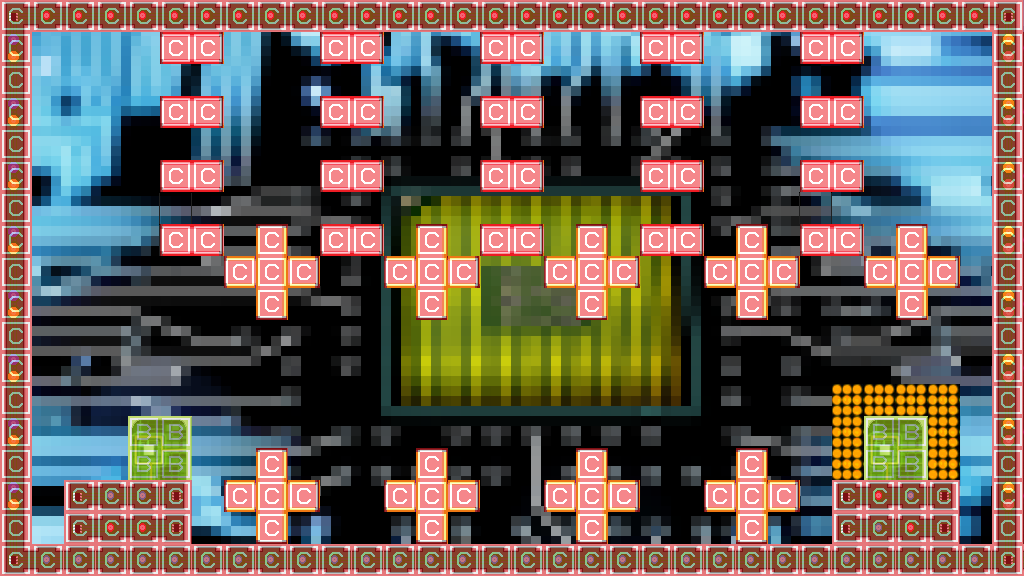

Below is a game level as drawn by its tile map, then a one-line description and the .tmx file that defines it, in full:
An orthogonal 32x18 tile map with 32x32 px tiles, 4 tile layers (parallax, back, front, collision), 2 tilesets and 1 object.

<map version="1.0" orientation="orthogonal" width="32" height="18" tilewidth="32" tileheight="32">
 <tileset firstgid="1" name="tilesetCollision" tilewidth="32" tileheight="32">
  <image source="../bitmaps/tilesetCollision.png" width="64" height="32" />
 </tileset>
 <tileset firstgid="3" name="tileset" tilewidth="32" tileheight="32">
  <image source="../bitmaps/tileset.png" width="1024" height="2528" />
 </tileset>
 <layer name="parallax" width="32" height="18">
  <data encoding="csv">
259,260,261,262,263,264,265,266,267,268,269,270,271,272,273,274,275,276,277,278,279,280,281,282,283,284,285,286,287,288,289,290,
291,292,293,294,295,296,297,298,299,300,301,302,303,304,305,306,307,308,309,310,311,312,313,314,315,316,317,318,319,320,321,322,
323,324,325,326,327,328,329,330,331,332,333,334,335,336,337,338,339,340,341,342,343,344,345,346,347,348,349,350,351,352,353,354,
355,356,357,358,359,360,361,362,363,364,365,366,367,368,369,370,371,372,373,374,375,376,377,378,379,380,381,382,383,384,385,386,
387,388,389,390,391,392,393,394,395,396,397,398,399,400,401,402,403,404,405,406,407,408,409,410,411,412,413,414,415,416,417,418,
419,420,421,422,423,424,425,426,427,428,429,430,431,432,433,434,435,436,437,438,439,440,441,442,443,444,445,446,447,448,449,450,
451,452,453,454,455,456,457,458,459,460,461,462,463,464,465,466,467,468,469,470,471,472,473,474,475,476,477,478,479,480,481,482,
483,484,485,486,487,488,489,490,491,492,493,494,495,496,497,498,499,500,501,502,503,504,505,506,507,508,509,510,511,512,513,514,
515,516,517,518,519,520,521,522,523,524,525,526,527,528,529,530,531,532,533,534,535,536,537,538,539,540,541,542,543,544,545,546,
547,548,549,550,551,552,553,554,555,556,557,558,559,560,561,562,563,564,565,566,567,568,569,570,571,572,573,574,575,576,577,578,
579,580,581,582,583,584,585,586,587,588,589,590,591,592,593,594,595,596,597,598,599,600,601,602,603,604,605,606,607,608,609,610,
611,612,613,614,615,616,617,618,619,620,621,622,623,624,625,626,627,628,629,630,631,632,633,634,635,636,637,638,639,640,641,642,
643,644,645,646,647,648,649,650,651,652,653,654,655,656,657,658,659,660,661,662,663,664,665,666,667,668,669,670,671,672,673,674,
675,676,677,678,679,680,681,682,683,684,685,686,687,688,689,690,691,692,693,694,695,696,697,698,699,700,701,702,703,704,705,706,
707,708,709,710,711,712,713,714,715,716,717,718,719,720,721,722,723,724,725,726,727,728,729,730,731,732,733,734,735,736,737,738,
739,740,741,742,743,744,745,746,747,748,749,750,751,752,753,754,755,756,757,758,759,760,761,762,763,764,765,766,767,768,769,770,
771,772,773,774,775,776,777,778,779,780,781,782,783,784,785,786,787,788,789,790,791,792,793,794,795,796,797,798,799,800,801,802,
803,804,805,806,807,808,809,810,811,812,813,814,815,816,817,818,819,820,821,822,823,824,825,826,827,828,829,830,831,832,833,834
</data>
 </layer>
 <layer name="back" width="32" height="18">
  <data encoding="csv">
0,0,0,0,0,0,0,0,0,0,0,0,0,0,0,0,0,0,0,0,0,0,0,0,0,0,0,0,0,0,0,0,
0,0,0,0,0,0,0,0,0,0,0,0,0,0,0,0,0,0,0,0,0,0,0,0,0,0,0,0,0,0,0,0,
0,0,0,0,0,0,0,0,0,0,0,0,0,0,0,0,0,0,0,0,0,0,0,0,0,0,0,0,0,0,0,0,
0,0,0,0,0,0,0,0,0,0,0,0,0,0,0,0,0,0,0,0,0,0,0,0,0,0,0,0,0,0,0,0,
0,0,0,0,0,0,0,0,0,0,0,0,0,0,0,0,0,0,0,0,0,0,0,0,0,0,0,0,0,0,0,0,
0,0,0,0,0,0,0,0,0,0,0,0,0,0,0,0,0,0,0,0,0,0,0,0,0,0,0,0,0,0,0,0,
0,0,0,0,6,6,0,0,0,0,0,0,0,0,0,0,0,0,0,0,0,0,0,0,6,6,0,0,0,0,0,0,
0,0,0,0,6,6,0,0,0,0,0,0,0,0,0,0,0,0,0,0,0,0,0,0,0,6,0,0,0,0,0,0,
0,0,0,0,0,0,0,0,0,0,0,0,0,0,0,0,0,0,0,0,0,0,0,0,0,0,0,0,0,0,0,0,
0,0,0,0,0,0,0,0,0,0,0,0,0,0,0,0,0,0,0,0,0,0,0,0,0,0,0,0,0,0,0,0,
0,0,0,0,0,0,0,0,0,0,0,0,0,0,0,0,0,0,0,0,0,0,0,0,0,0,0,0,0,0,0,0,
0,0,0,0,0,0,0,0,0,0,0,0,0,0,0,0,0,0,0,0,0,0,0,0,0,0,0,0,0,0,0,0,
0,0,0,0,0,0,0,0,0,0,0,0,0,0,0,0,0,0,0,0,0,0,0,0,0,0,136,136,136,136,0,0,
0,0,0,0,107,108,0,0,0,0,0,0,0,0,0,0,0,0,0,0,0,0,0,0,0,0,136,107,108,136,0,0,
0,0,0,0,139,140,0,0,0,0,0,0,0,0,0,0,0,0,0,0,0,0,0,0,0,0,136,139,140,136,0,0,
0,0,0,0,0,0,0,0,0,0,0,0,0,0,0,0,0,0,0,0,0,0,0,0,0,0,0,0,0,0,0,0,
0,0,0,0,0,0,0,0,0,0,0,0,0,0,0,0,0,0,0,0,0,0,0,0,0,0,0,0,0,0,0,0,
0,0,0,0,0,0,0,0,0,0,0,0,0,0,0,0,0,0,0,0,0,0,0,0,0,0,0,0,0,0,0,0
</data>
 </layer>
 <layer name="front" width="32" height="18">
  <data encoding="csv">
36,4,4,4,4,4,4,4,4,4,4,4,4,4,4,4,4,4,4,4,4,4,4,4,4,4,4,4,4,4,4,37,
133,0,0,0,0,198,199,0,0,0,198,199,0,0,0,198,199,0,0,0,198,199,0,0,0,198,199,0,0,0,0,134,
101,0,0,0,0,0,0,0,0,0,0,0,0,0,0,0,0,0,0,0,0,0,0,0,0,0,0,0,0,0,0,102,
133,0,0,0,0,198,199,0,0,0,198,199,0,0,0,198,199,0,0,0,198,199,0,0,0,198,199,0,0,0,0,134,
101,0,0,0,0,0,0,0,0,0,0,0,0,0,0,0,0,0,0,0,0,0,0,0,0,0,0,0,0,0,0,102,
133,0,0,0,0,198,199,0,0,0,198,199,0,0,0,198,199,0,0,0,198,199,0,0,0,198,199,0,0,0,0,134,
101,0,0,0,0,0,0,0,0,0,0,0,0,0,0,0,0,0,0,0,0,0,0,0,0,0,0,0,0,0,0,102,
133,0,0,0,0,198,199,0,204,0,198,199,0,204,0,198,199,0,204,0,198,199,0,204,0,198,199,0,204,0,0,134,
101,0,0,0,0,0,0,227,203,201,0,0,227,203,201,0,0,227,203,201,0,0,227,203,201,0,0,227,203,201,0,102,
133,0,0,0,0,0,0,0,202,0,0,0,0,202,0,0,0,0,202,0,0,0,0,202,0,0,0,0,202,0,0,134,
101,0,0,0,0,0,0,0,0,0,0,0,0,0,0,0,0,0,0,0,0,0,0,0,0,0,0,0,0,0,0,102,
133,0,0,0,0,0,0,0,0,0,0,0,0,0,0,0,0,0,0,0,0,0,0,0,0,0,0,0,0,0,0,134,
101,0,0,0,0,0,0,0,0,0,0,0,0,0,0,0,0,0,0,0,0,0,0,0,0,0,0,0,0,0,0,102,
133,0,0,0,0,0,0,0,0,0,0,0,0,0,0,0,0,0,0,0,0,0,0,0,0,0,0,0,0,0,0,134,
101,0,0,0,0,0,0,0,204,0,0,0,0,204,0,0,0,0,204,0,0,0,0,204,0,0,0,0,0,0,0,102,
133,0,3,35,35,5,0,227,203,201,0,0,227,203,201,0,0,227,203,201,0,0,227,203,201,0,3,4,35,5,0,134,
101,0,3,4,4,5,0,0,202,0,0,0,0,202,0,0,0,0,202,0,0,0,0,202,0,0,3,35,4,5,0,102,
68,35,35,35,35,35,35,35,35,35,35,35,35,35,35,35,35,35,35,35,35,35,35,35,35,35,35,35,35,35,35,69
</data>
 </layer>
 <layer name="collision" width="32" height="18" opacity="0.53">
  <data encoding="csv">
1,1,1,1,1,1,1,1,1,1,1,1,1,1,1,1,1,1,1,1,1,1,1,1,1,1,1,1,1,1,1,1,
1,0,0,0,0,1,1,0,0,0,1,1,0,0,0,1,1,0,0,0,1,1,0,0,0,1,1,0,0,0,0,1,
1,0,0,0,0,0,0,0,0,0,0,0,0,0,0,0,0,0,0,0,0,0,0,0,0,0,0,0,0,0,0,1,
1,0,0,0,0,1,1,0,0,0,1,1,0,0,0,1,1,0,0,0,1,1,0,0,0,1,1,0,0,0,0,1,
1,0,0,0,0,0,0,0,0,0,0,0,0,0,0,0,0,0,0,0,0,0,0,0,0,0,0,0,0,0,0,1,
1,0,0,0,0,1,1,0,0,0,1,1,0,0,0,1,1,0,0,0,1,1,0,0,0,1,1,0,0,0,0,1,
1,0,0,0,0,0,0,0,0,0,0,0,0,0,0,0,0,0,0,0,0,0,0,0,0,0,0,0,0,0,0,1,
1,0,0,0,0,1,1,0,1,0,1,1,0,1,0,1,1,0,1,0,1,1,0,1,0,1,1,0,1,0,0,1,
1,0,0,0,0,0,0,1,1,1,0,0,1,1,1,0,0,1,1,1,0,0,1,1,1,0,0,1,1,1,0,1,
1,0,0,0,0,0,0,0,1,0,0,0,0,1,0,0,0,0,1,0,0,0,0,1,0,0,0,0,1,0,0,1,
1,0,0,0,0,0,0,0,0,0,0,0,0,0,0,0,0,0,0,0,0,0,0,0,0,0,0,0,0,0,0,1,
1,0,0,0,0,0,0,0,0,0,0,0,0,0,0,0,0,0,0,0,0,0,0,0,0,0,0,0,0,0,0,1,
1,0,0,0,0,0,0,0,0,0,0,0,0,0,0,0,0,0,0,0,0,0,0,0,0,0,0,0,0,0,0,1,
1,0,0,0,2,2,0,0,0,0,0,0,0,0,0,0,0,0,0,0,0,0,0,0,0,0,0,2,2,0,0,1,
1,0,0,0,2,2,0,0,1,0,0,0,0,1,0,0,0,0,1,0,0,0,0,1,0,0,0,2,2,0,0,1,
1,0,1,1,1,1,0,1,1,1,0,0,1,1,1,0,0,1,1,1,0,0,1,1,1,0,1,1,1,1,0,1,
1,0,1,1,1,1,0,0,1,0,0,0,0,1,0,0,0,0,1,0,0,0,0,1,0,0,1,1,1,1,0,1,
1,1,1,1,1,1,1,1,1,1,1,1,1,1,1,1,1,1,1,1,1,1,1,1,1,1,1,1,1,1,1,1
</data>
 </layer>
 <objectgroup name="wires" width="0" height="0">
  <object x="896" y="448">
   <polyline points="0,0 0,-96 128,-96" />
  </object>
 </objectgroup>
</map>
